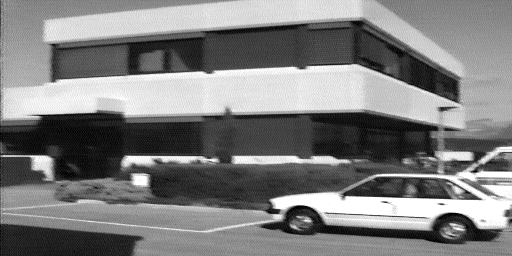
%> input picture 8-Point Algorithm with KLT Tracker Correspondence/inria1.tif, 512 x 256 px
$ octave Question4.m   (GNU Octave 9; MATLAB toolbox functions it lacks are replaced by stand-ins)
%> lines starting %> are read from the running program, lines starting %| are printed output that depends on the picture
### 8-Point Algorithm with KLT Tracker Correspondence/matlab files/epipoles.m
%
% function [e1,e2] = epipoles(E)
% Returns the epipoles of the matrix E
% in e1 and e2 (in homogeneous/projective coordinates.)
%

function [e1,e2] = epipoles(E)

[U S V] = svd(E);

e1 = (V*[0 0 1]');

[U S V] = svd(E');

e2 = (V*[0 0 1]');

### 8-Point Algorithm with KLT Tracker Correspondence/matlab files/displayEpipolarF.m
function displayEpipolarF(I1, I2, F)
%
% displayEpipolarF(I1, I2, F)
%
% Displays the epipolar lines interactively. I1 and I2
% are the two input images.
% F is the essential matrix transforming from I1 to I2.
% That is: if m1 is a point in I1 and m2 is a point in
% I2, then the epipolar line has equation:
%              T
%            m2 Fm1
% The program asks to select a point in I1 and displays the
% corresponding line in I2.
%
% Modified 2003, Andrew Stein (Altered display -- one figure instead of
%  two -- and added directions.  The math is all the same.)
%

[e1 e2] = epipoles(F);

% f1 = figure;
% f2 = figure;

[sy,sx]= size(I2);

%figure(f1);
figure(gcf), clf
h_axes1 = subplot(121);
imshow(I1,[]); hold on
xlabel({'Select a point in this image', '(Right-click when finished)'})


%figure(f2);
subplot 122
imshow(I2,[]);
xlabel({'Verify that the corresponding point', 'is on the epipolar line in this image'})


while 1

  %figure(f1);
  subplot 121

  [x y button] = ginput(1);
  if(gca~=h_axes1)
      subplot 121
      title('Please click only in this image')
      continue;
  else
      subplot 121
      title('')
  end

  if button == 3
    %figure(f1);
    subplot 121
    if e1(3) ~= 0
      e1 = e1 / e1(3);
      x = e1(1);
      y = e1(2);
      if(x>1 & x<size(I1,2) & y>1 & y<size(I1,1))
          patch([x-5 x-5 x+5 x+5]', [y-5 y+5 y+5 y-5]', 'r');
          title('Epipole position for this image show in red')
      else
          title('Epipole is outside image boundary')
      end
    end
    %figure(f2);
    subplot 122
    if e2(3) ~= 0
      e2 = e2 / e2(3);
      x = e2(1);
      y = e2(2);
      if(x>1 & x<size(I2,2) & y>1 & y<size(I2,1))
          patch([x-5 x-5 x+5 x+5]', [y-5 y+5 y+5 y-5]', 'r');
          title('Epipole position for this image show in red')
      else
          title('Epipole is outside image boundary')
      end
    end
    break;
  end

  xc = x;
  yc = y;

  v(1) = xc;
  v(2) = yc;
  v(3) = 1;

  l = F * v';

  s = sqrt(l(1)^2+l(2)^2);

  if s==0
    error('Zero line vector in displayEpipolar');
  end

  l = l/s;

  if l(1) ~= 0
    ye = sy;
    ys = 1;
    xe = -(l(2) * ye + l(3))/l(1);
    xs = -(l(2) * ys + l(3))/l(1);
  else
    xe = sx;
    xs = 1;
    ye = -(l(1) * xe + l(3))/l(2);
    ys = -(l(1) * xs + l(3))/l(2);
  end

%   line([x x],[y-5 y+5]);
%   line([x-5 x+5], [y, y]);
  plot(x,y, '*', 'MarkerSize', 6, 'LineWidth', 2);

  %figure(f2);
  subplot 122

  % line([ys ye],[xs xe]);
  line([xs xe],[ys ye]);
end


subplot 121, hold off

### 8-Point Algorithm with KLT Tracker Correspondence/Question4.m
% Note: Please ensure that images inria1.tif, inria2.tif, frc1.tif,
% frc2.tif are all added to the path when executing this code. Also ensure
% that the supporting functions displayEpipolarF.m and epipoles.m are
% added to path.
clc,clear;
I1 = imread('inria1.tif');
%> I1 is the input picture: size 256x512 uint8; min 0, max 255, mean 126
%I1 = imread('frc1.tif');
I2 = imread('inria2.tif');
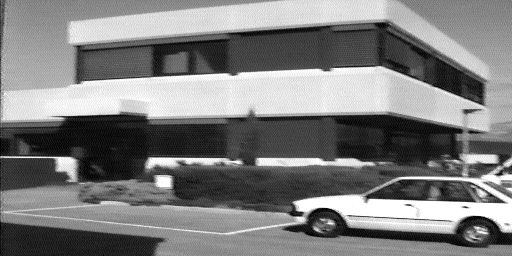
%> input picture 8-Point Algorithm with KLT Tracker Correspondence/inria2.tif, 512 x 256 px
%> I2 is the input picture: size 256x512 uint8; min 0, max 255, mean 125.6
%I2 = imread('frc2.tif');

% detect and extract VALID corners using Harris-Stephen Algorithm

%%% This is for taking corners with minimum quality
% corners1 = detectHarrisFeatures(I1,'MinQuality',0.02);
% corners2 = detectHarrisFeatures(I2,'MinQuality',0.02);
% %%%

%%% This is for random sampling or taking all points, uncomment and comment the minimum quality
%%% for random sampling
corners1 = detectHarrisFeatures(I1);
%> corners1 = 251 points; strongest (x, y): (473, 172), (481, 200), (272, 201), (280, 211), (444, 205)
corners2 = detectHarrisFeatures(I2);
%> corners2 = 269 points; strongest (x, y): (497, 175), (295, 203), (303, 214), (468, 208), (504, 203)
%%%

[features1, points1] = extractFeatures(I1, corners1);
%> points1 = 107 points; strongest (x, y): (347, 197), (434, 156), (127, 157), (441, 109), (212, 160)
[features2, points2] = extractFeatures(I2, corners2);
%> points2 = 93 points; strongest (x, y): (150, 159), (65, 118), (258, 160), (241, 163), (330, 71)


% match the features between the 2 images
indexpairs = matchFeatures(features1,features2);
%> indexpairs = 56 rows, first 12: [3 15; 4 16; 5 18; 6 19; 7 20; 9 21; 10 22; 12 23; 13 24; 14 25; 15 28; 16 26]
matched_points_1 = points1(indexpairs(:,1),:);
%> matched_points_1 = 56 points; strongest (x, y): (127, 157), (133, 175), (155, 161), (234, 157), (218, 161)
matched_points_2 = points2(indexpairs(:,2),:);
%> matched_points_2 = 56 points; strongest (x, y): (150, 159), (258, 160), (241, 163), (330, 71), (157, 177)
% here, points at the same index in matched_points_1 and matched_points_2
% correspond to a pair of matched points

n = 18;
%%%%% random sampling n points. Uncomment this section and comment the
%%%%% minimum quality, to implement random sampling
% [5 lines of commented-out code are left out]
%%%%%

matched_loc_1 = matched_points_1.Location;
%> matched_loc_1 = 56 rows, first 12: [96 188; 99 112; 113 179; 116 181; 123 114; 124 166; 126 117; 127 157; 129 74; 132 180; 133 175; 133 183]
matched_loc_2 = matched_points_2.Location;
%> matched_loc_2 = 56 rows, first 12: [119 190; 120 114; 137 181; 139 182; 147 116; 147 168; 149 119; 150 159; 153 76; 154 182; 157 177; 156 185]


% display points of correspondences
figure (1); ax = axes;
showMatchedFeatures(I1,I2,matched_points_1,matched_points_2,'montage','Parent',ax);
title('Points of correspondences')
legend('Matched points 1','Matched points 2');
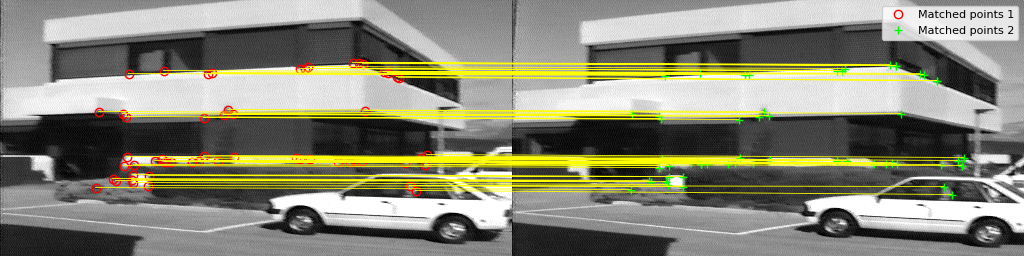
%> figure redrawn from the program's plot data; its title reads 'Points of correspondences'


F = estimateF(matched_loc_1,matched_loc_2);

figure (2);
displayEpipolarF(I1,I2,F);
% [1 line not run here, left out]
function [ F ] = estimateF( x1, x2 )
matched_loc_1 = x1;
matched_loc_2 = x2;
% normalize the points
mean1 = mean(matched_loc_1,1);
%> mean1 = [249.2 135.3]
mean2 = mean(matched_loc_2,1);
%> mean2 = [273.2 137.4]
var1 = var(matched_loc_1,0,1);
%> var1 = [11866.1 1834.1]
var2 = var(matched_loc_2,0,1);
%> var2 = [11996.6 1826.1]
sdx1 = sqrt(var1(1)); sdy1 = sqrt(var1(2)); sdx2 = sqrt(var2(1)); sdy2 = sqrt(var2(2));
%> after `sdx1 = sqrt(var1(1))`: sdx1 = 108.9
%> after `sdy1 = sqrt(var1(2))`: sdy1 = 42.83
%> after `sdx2 = sqrt(var2(1))`: sdx2 = 109.5
%> after `sdy2 = sqrt(var2(2))`: sdy2 = 42.73
meanx1 = mean1(1); meany1 = mean1(2); meanx2 = mean2(1); meany2 = mean2(2);
%> after `meanx1 = mean1(1)`: meanx1 = 249.2
%> after `meany1 = mean1(2)`: meany1 = 135.3
%> after `meanx2 = mean2(1)`: meanx2 = 273.2
%> after `meany2 = mean2(2)`: meany2 = 137.4
T1 = [1/sdx1 0 -meanx1/sdx1; 0 1/sdy1 -meany1/sdy1; 0 0 1];
%> T1 = [0.00918 0 -2.29; 0 0.0234 -3.16; 0 0 1]
T2 = [1/sdx2 0 -meanx2/sdx2; 0 1/sdy2 -meany2/sdy2; 0 0 1];
%> T2 = [0.00913 0 -2.49; 0 0.0234 -3.22; 0 0 1]

len = size(matched_loc_1);
%> len = [56 2]
len = len(1);
%> len = 56

% [6 lines of commented-out code are left out]


matched_loc_1 = transpose(T1 * cat(1,transpose(matched_loc_1),ones(1,len)));
matched_loc_2 = transpose(T2 * cat(1,transpose(matched_loc_2),ones(1,len)));

% Construct the matrix A to get Af = 0
A = zeros(len,9);
for i = 1:len
    pl = matched_loc_1(i,:); xl = pl(1) ; yl = pl(2);
    pr = matched_loc_2(i,:); xr = pr(1) ; yr = pr(2);
    A(i,:) = [xr*xl xr*yl xr yr*xl yr*yl yr xl yl 1];
end
%> this loop made 56 passes
%> (pl, xl, yl, pr, xr, yr) on passes 2 to 11: ([-1.38 -0.544 1], -1.38, -0.544, [-1.4 -0.547 1], -1.4, -0.547), ([-1.25 1.02 1], -1.25, 1.02, [-1.24 1.02 1], -1.24, 1.02), ([-1.22 1.07 1], -1.22, 1.07, [-1.23 1.04 1], -1.23, 1.04), ([-1.16 -0.497 1], -1.16, -0.497, [-1.15 -0.501 1], -1.15, -0.501), ([-1.15 0.717 1], -1.15, 0.717, [-1.15 0.716 1], -1.15, 0.716), ([-1.13 -0.427 1], -1.13, -0.427, [-1.13 -0.43 1], -1.13, -0.43), ([-1.12 0.507 1], -1.12, 0.507, [-1.12 0.506 1], -1.12, 0.506), ([-1.1 -1.43 1], -1.1, -1.43, [-1.1 -1.44 1], -1.1, -1.44), ([-1.08 1.04 1], -1.08, 1.04, [-1.09 1.04 1], -1.09, 1.04), ([-1.07 0.927 1], -1.07, 0.927, [-1.06 0.927 1], -1.06, 0.927)
%> (xl, yl, pr, xr, yr) on passes 1, 12: (-1.41, 1.23, [-1.41 1.23 1], -1.41, 1.23), (-1.07, 1.11, [-1.07 1.11 1], -1.07, 1.11)
[U S V] = svd(A);
%> V = [-0.434 0.241 -0.464 -0.0145 -0.685 0.261 -0.00437 0.00186 -0.00256; 0.286 -0.181 -0.406 -0.462 0.0606 0.0434 -0.647 0.286 0.0332; -0.124 -0.472 -0.313 0.389 0.0921 -0.068 0.138 0.381 -0.579; 0.283 -0.18 -0.41 -0.463 0.0594 0.0507 0.646 -0.284 -0.033; -0.611 0.012 -0.0117 -0.246 0.585 0.473 -0.00213 0.00437 0.00125; 0.221 0.431 -0.32 0.294 0.257 0.0972 0.251 0.522 0.406; -0.123 -0.471 -0.314 0.39 0.0904 -0.0629 -0.141 -0.385 0.577; 0.222 0.433 -0.318 0.291 0.261 0.101 -0.251 -0.521 -0.407; -0.384 0.242 -0.228 -0.191 0.174 -0.822 0.00113 -0.00346 0.0016]

szv = size(V);
%> szv = [9 9]
f = V(:,szv(2));
%> f = [-0.00256; 0.0332; -0.579; -0.033; 0.00125; 0.406; 0.577; -0.407; 0.0016]
f = reshape(f,[3 3]);
%> f = [-0.00256 -0.033 0.577; 0.0332 0.00125 -0.407; -0.579 0.406 0.0016]

[U S V] = svd(f);
%> U = [-0.439 0.69 -0.575; 0.355 -0.455 -0.817; -0.825 -0.563 -0.0443]; S = [0.709 0 0; 0 0.705 0; 0 0 2.6e-05]; V = [0.692 0.438 -0.573; -0.452 -0.357 -0.818; -0.563 0.825 -0.0493]
sv = diag(S);
%> sv = [0.709; 0.705; 2.6e-05]
sv(numel(sv)) = 0;
Snew = diag(sv);
%> Snew = [0.709 0 0; 0 0.705 0; 0 0 0]
fnew = U * Snew * transpose(V);
%> fnew = [-0.00256 -0.033 0.577; 0.0332 0.00123 -0.407; -0.579 0.406 0.0016]

% Denormalize F, T' = T2, T = T1
sdx1 = sqrt(var1(1)); sdy1 = sqrt(var1(2)); sdx2 = sqrt(var2(1)); sdy2 = sqrt(var2(2));
meanx1 = mean1(1); meany1 = mean1(2); meanx2 = mean2(1); meany2 = mean2(2);
T1 = [1/sdx1 0 -meanx1/sdx1; 0 1/sdy1 -meany1/sdy1; 0 0 1];
T2 = [1/sdx2 0 -meanx2/sdx2; 0 1/sdy2 -meany2/sdy2; 0 0 1];
final_f = transpose(T2) * fnew * T1;
%> final_f = [-2.15e-07 -7.04e-06 0.00627; 7.14e-06 6.72e-07 -0.0114; -0.00624 0.0113 -0.106]
F = final_f
%> F has the same summary as final_f
%> `F = estimateF(matched_loc_1,matched_loc_2);`: F has the same summary as final_f in estimateF
%> in epipoles, `[U S V] = svd(E);`: U = [0.0582 0.475 -0.878; -0.106 -0.872 -0.479; -0.993 0.121 -0.000518]; S = [0.107 0 0; 0 0.00157 0; 0 0 7.89e-10]; V = [0.0578 -0.484 0.873; -0.105 0.867 0.487; 0.993 0.12 0.000576]
%> in epipoles, `e1 = (V*[0 0 1]');`: e1 = [0.873; 0.487; 0.000576]
%> in epipoles, `[U S V] = svd(E');`: U = [0.0578 0.484 0.873; -0.105 -0.867 0.487; 0.993 -0.12 0.000576]; S = [0.107 0 0; 0 0.00157 0; 0 0 6.37e-10]; V = [0.0582 -0.475 -0.878; -0.106 0.872 -0.479; -0.993 -0.121 -0.000518]
%> in epipoles, `e2 = (V*[0 0 1]');`: e2 = [-0.878; -0.479; -0.000518]
%> in displayEpipolarF, `[e1 e2] = epipoles(F);`: e1 = [0.873; 0.487; 0.000576]; e2 = [-0.878; -0.479; -0.000518]
%> the run ends on the next line
end
